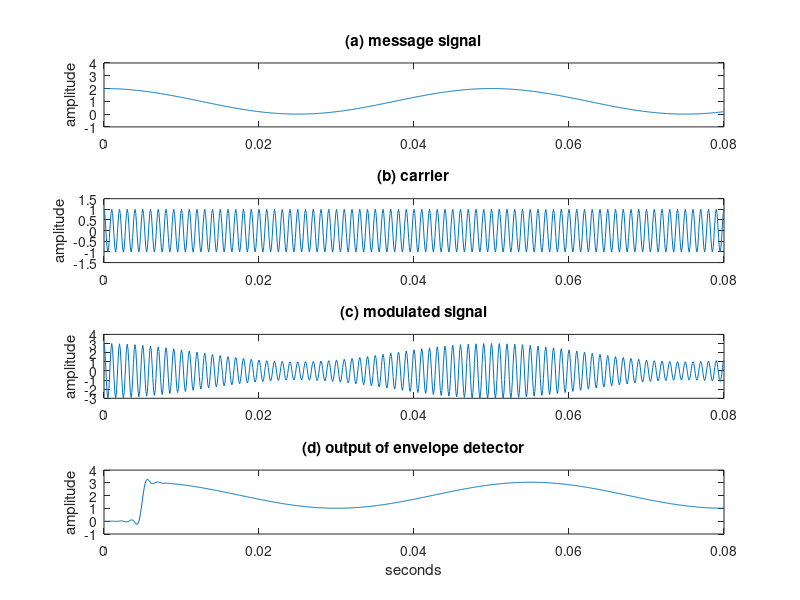
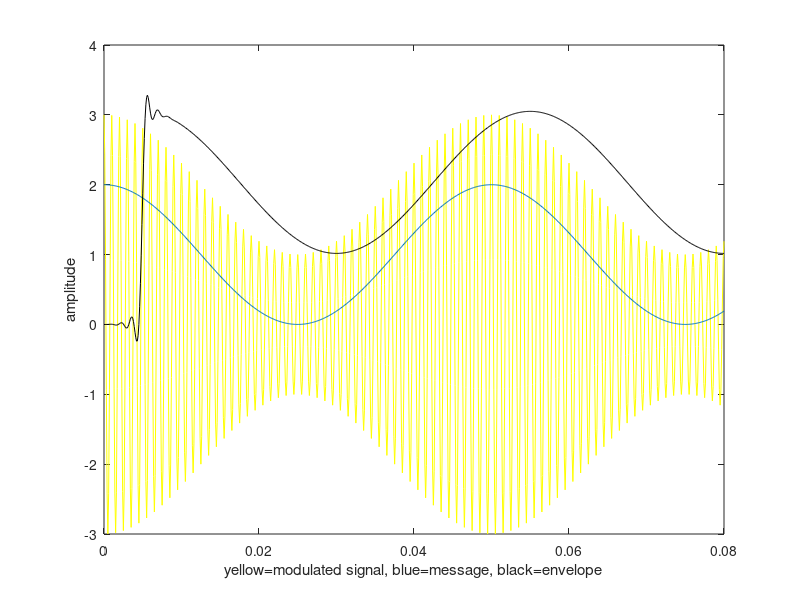

The MATLAB source for these figures, in order:
% AMlarge.m: large carrier AM demodulated with "envelope"time=.08; Ts=1/10000;                          % sampling interval and timet=0:Ts:time; lent=length(t);                   % define a "time" vector fc=1000; c=cos(2*pi*fc*t);                     % define carrier at freq fcfm=20; w=10/lent*[1:lent]+cos(2*pi*fm*t);                     % create "message" > -1fm=20; w=1+cos(2*pi*fm*t);                     % create "message" > -1v=c.*w+c;                                      % modulate with large carrierfbe=[0 0.1 0.2 1]; damps=[1 1 0 0]; fl=100;    % low pass filter design b=remez(fl,fbe,damps);                         % impulse response of LPFenvv=(pi/2)*filter(b,1,abs(v));                % find envelope% generate the figurefigure(1)subplot(4,1,1), plot(t,w)ylabel('amplitude'); title('(a) message signal');axis([0,0.08, -1,4])subplot(4,1,2), plot(t,c)ylabel('amplitude'); title('(b) carrier');axis([0,0.08, -1.5,1.5])subplot(4,1,3), plot(t,v)ylabel('amplitude'); title('(c) modulated signal');axis([0,0.08, -3,4])subplot(4,1,4), plot(t,envv)ylabel('amplitude'); title('(d) output of envelope detector');axis([0,0.08, -1,4])xlabel('seconds');% this shows things a bit more clearly (but won't print well)figure(2)plot(t,v,'y') hold on plot(t,w) plot(t,envv,'k') ylabel('amplitude') xlabel('yellow=modulated signal, blue=message, black=envelope')hold off